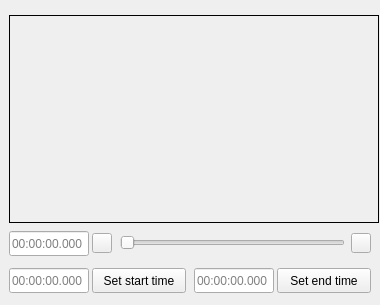
                 <widget class="QWidget" name="scrollAreaWidgetContents_4">
                  <property name="geometry">
                   <rect>
                    <x>0</x>
                    <y>0</y>
                    <width>380</width>
                    <height>305</height>
                   </rect>
                  </property>
                  <layout class="QGridLayout" name="gridLayout_35">
                   <property name="leftMargin">
                    <number>0</number>
                   </property>
                   <property name="topMargin">
                    <number>0</number>
                   </property>
                   <property name="rightMargin">
                    <number>0</number>
                   </property>
                   <property name="bottomMargin">
                    <number>0</number>
                   </property>
                   <property name="spacing">
                    <number>0</number>
                   </property>
                   <item row="0" column="0">
                    <widget class="QFrame" name="frameTab_4">
                     <property name="minimumSize">
                      <size>
                       <width>380</width>
                       <height>305</height>
                      </size>
                     </property>
                     <property name="maximumSize">
                      <size>
                       <width>3840</width>
                       <height>2160</height>
                      </size>
                     </property>
                     <property name="frameShape">
                      <enum>QFrame::NoFrame</enum>
                     </property>
                     <property name="frameShadow">
                      <enum>QFrame::Raised</enum>
                     </property>
                     <layout class="QGridLayout" name="gridLayout_20">
                      <property name="leftMargin">
                       <number>9</number>
                      </property>
                      <property name="topMargin">
                       <number>15</number>
                      </property>
                      <property name="rightMargin">
                       <number>9</number>
                      </property>
                      <property name="bottomMargin">
                       <number>12</number>
                      </property>
                      <item row="0" column="1">
                       <layout class="QGridLayout" name="gridLayout_19">
                        <property name="horizontalSpacing">
                         <number>8</number>
                        </property>
                        <property name="verticalSpacing">
                         <number>12</number>
                        </property>
                        <item row="2" column="0">
                         <widget class="QLineEdit" name="lineEditCurTime">
                          <property name="enabled">
                           <bool>true</bool>
                          </property>
                          <property name="sizePolicy">
                           <sizepolicy hsizetype="Fixed" vsizetype="Fixed">
                            <horstretch>0</horstretch>
                            <verstretch>0</verstretch>
                           </sizepolicy>
                          </property>
                          <property name="minimumSize">
                           <size>
                            <width>80</width>
                            <height>25</height>
                           </size>
                          </property>
                          <property name="maximumSize">
                           <size>
                            <width>80</width>
                            <height>25</height>
                           </size>
                          </property>
                          <property name="toolTip">
                           <string notr="true"/>
                          </property>
                          <property name="statusTip">
                           <string notr="true"/>
                          </property>
                          <property name="whatsThis">
                           <string notr="true"/>
                          </property>
                          <property name="accessibleName">
                           <string notr="true"/>
                          </property>
                          <property name="accessibleDescription">
                           <string notr="true"/>
                          </property>
                          <property name="text">
                           <string notr="true"/>
                          </property>
                          <property name="readOnly">
                           <bool>true</bool>
                          </property>
                          <property name="placeholderText">
                           <string notr="true">00:00:00.000</string>
                          </property>
                         </widget>
                        </item>
                        <item row="2" column="1">
                         <widget class="QPushButton" name="framePrev">
                          <property name="sizePolicy">
                           <sizepolicy hsizetype="Fixed" vsizetype="Fixed">
                            <horstretch>0</horstretch>
                            <verstretch>0</verstretch>
                           </sizepolicy>
                          </property>
                          <property name="minimumSize">
                           <size>
                            <width>20</width>
                            <height>20</height>
                           </size>
                          </property>
                          <property name="maximumSize">
                           <size>
                            <width>20</width>
                            <height>20</height>
                           </size>
                          </property>
                          <property name="toolTip">
                           <string>  Prev Frame</string>
                          </property>
                          <property name="text">
                           <string/>
                          </property>
                          <property name="flat">
                           <bool>false</bool>
                          </property>
                         </widget>
                        </item>
                        <item row="1" column="0" colspan="6" alignment="Qt::AlignHCenter|Qt::AlignVCenter">
                         <widget class="QLabel" name="labelSplitPreview">
                          <property name="sizePolicy">
                           <sizepolicy hsizetype="Expanding" vsizetype="Expanding">
                            <horstretch>0</horstretch>
                            <verstretch>0</verstretch>
                           </sizepolicy>
                          </property>
                          <property name="minimumSize">
                           <size>
                            <width>370</width>
                            <height>208</height>
                           </size>
                          </property>
                          <property name="maximumSize">
                           <size>
                            <width>370</width>
                            <height>208</height>
                           </size>
                          </property>
                          <property name="frameShape">
                           <enum>QFrame::Box</enum>
                          </property>
                          <property name="lineWidth">
                           <number>1</number>
                          </property>
                          <property name="text">
                           <string/>
                          </property>
                          <property name="alignment">
                           <set>Qt::AlignCenter</set>
                          </property>
                         </widget>
                        </item>
                        <item row="2" column="2" colspan="3" alignment="Qt::AlignHCenter">
                         <widget class="QSlider" name="sliderTimeline">
                          <property name="sizePolicy">
                           <sizepolicy hsizetype="Fixed" vsizetype="Fixed">
                            <horstretch>0</horstretch>
                            <verstretch>0</verstretch>
                           </sizepolicy>
                          </property>
                          <property name="minimumSize">
                           <size>
                            <width>225</width>
                            <height>0</height>
                           </size>
                          </property>
                          <property name="maximumSize">
                           <size>
                            <width>225</width>
                            <height>20</height>
                           </size>
                          </property>
                          <property name="baseSize">
                           <size>
                            <width>225</width>
                            <height>0</height>
                           </size>
                          </property>
                          <property name="maximum">
                           <number>0</number>
                          </property>
                          <property name="orientation">
                           <enum>Qt::Horizontal</enum>
                          </property>
                          <property name="tickPosition">
                           <enum>QSlider::NoTicks</enum>
                          </property>
                          <property name="tickInterval">
                           <number>5</number>
                          </property>
                         </widget>
                        </item>
                        <item row="2" column="5" alignment="Qt::AlignVCenter">
                         <widget class="QPushButton" name="frameNext">
                          <property name="sizePolicy">
                           <sizepolicy hsizetype="Fixed" vsizetype="Fixed">
                            <horstretch>0</horstretch>
                            <verstretch>0</verstretch>
                           </sizepolicy>
                          </property>
                          <property name="minimumSize">
                           <size>
                            <width>20</width>
                            <height>20</height>
                           </size>
                          </property>
                          <property name="maximumSize">
                           <size>
                            <width>20</width>
                            <height>20</height>
                           </size>
                          </property>
                          <property name="toolTip">
                           <string>Next Frame  </string>
                          </property>
                          <property name="text">
                           <string/>
                          </property>
                          <property name="flat">
                           <bool>false</bool>
                          </property>
                         </widget>
                        </item>
                        <item row="5" column="0">
                         <widget class="QLineEdit" name="lineEditStartTime">
                          <property name="enabled">
                           <bool>true</bool>
                          </property>
                          <property name="sizePolicy">
                           <sizepolicy hsizetype="Fixed" vsizetype="Fixed">
                            <horstretch>0</horstretch>
                            <verstretch>0</verstretch>
                           </sizepolicy>
                          </property>
                          <property name="minimumSize">
                           <size>
                            <width>80</width>
                            <height>25</height>
                           </size>
                          </property>
                          <property name="maximumSize">
                           <size>
                            <width>80</width>
                            <height>25</height>
                           </size>
                          </property>
                          <property name="text">
                           <string notr="true"/>
                          </property>
                          <property name="readOnly">
                           <bool>true</bool>
                          </property>
                          <property name="placeholderText">
                           <string notr="true">00:00:00.000</string>
                          </property>
                         </widget>
                        </item>
                        <item row="5" column="3">
                         <widget class="QLineEdit" name="lineEditEndTime">
                          <property name="enabled">
                           <bool>true</bool>
                          </property>
                          <property name="sizePolicy">
                           <sizepolicy hsizetype="Fixed" vsizetype="Fixed">
                            <horstretch>0</horstretch>
                            <verstretch>0</verstretch>
                           </sizepolicy>
                          </property>
                          <property name="minimumSize">
                           <size>
                            <width>80</width>
                            <height>25</height>
                           </size>
                          </property>
                          <property name="maximumSize">
                           <size>
                            <width>80</width>
                            <height>25</height>
                           </size>
                          </property>
                          <property name="text">
                           <string notr="true"/>
                          </property>
                          <property name="readOnly">
                           <bool>true</bool>
                          </property>
                          <property name="placeholderText">
                           <string notr="true">00:00:00.000</string>
                          </property>
                         </widget>
                        </item>
                        <item row="5" column="1" colspan="2">
                         <widget class="QPushButton" name="setStartTime">
                          <property name="sizePolicy">
                           <sizepolicy hsizetype="Fixed" vsizetype="Fixed">
                            <horstretch>0</horstretch>
                            <verstretch>0</verstretch>
                           </sizepolicy>
                          </property>
                          <property name="minimumSize">
                           <size>
                            <width>94</width>
                            <height>25</height>
                           </size>
                          </property>
                          <property name="maximumSize">
                           <size>
                            <width>94</width>
                            <height>25</height>
                           </size>
                          </property>
                          <property name="text">
                           <string>Set start time</string>
                          </property>
                          <property name="flat">
                           <bool>false</bool>
                          </property>
                         </widget>
                        </item>
                        <item row="5" column="4" colspan="2">
                         <widget class="QPushButton" name="setEndTime">
                          <property name="sizePolicy">
                           <sizepolicy hsizetype="Fixed" vsizetype="Fixed">
                            <horstretch>0</horstretch>
                            <verstretch>0</verstretch>
                           </sizepolicy>
                          </property>
                          <property name="minimumSize">
                           <size>
                            <width>94</width>
                            <height>25</height>
                           </size>
                          </property>
                          <property name="maximumSize">
                           <size>
                            <width>94</width>
                            <height>25</height>
                           </size>
                          </property>
                          <property name="text">
                           <string>Set end time</string>
                          </property>
                          <property name="flat">
                           <bool>false</bool>
                          </property>
                         </widget>
                        </item>
                       </layout>
                      </item>
                      <item row="0" column="0">
                       <spacer name="horizontalSpacer_3">
                        <property name="orientation">
                         <enum>Qt::Horizontal</enum>
                        </property>
                        <property name="sizeHint" stdset="0">
                         <size>
                          <width>40</width>
                          <height>20</height>
                         </size>
                        </property>
                       </spacer>
                      </item>
                      <item row="0" column="2">
                       <spacer name="horizontalSpacer_20">
                        <property name="orientation">
                         <enum>Qt::Horizontal</enum>
                        </property>
                        <property name="sizeHint" stdset="0">
                         <size>
                          <width>40</width>
                          <height>20</height>
                         </size>
                        </property>
                       </spacer>
                      </item>
                      <item row="1" column="1">
                       <spacer name="verticalSpacer_4">
                        <property name="orientation">
                         <enum>Qt::Vertical</enum>
                        </property>
                        <property name="sizeType">
                         <enum>QSizePolicy::Expanding</enum>
                        </property>
                        <property name="sizeHint" stdset="0">
                         <size>
                          <width>20</width>
                          <height>40</height>
                         </size>
                        </property>
                       </spacer>
                      </item>
                     </layout>
                    </widget>
                   </item>
                  </layout>
                 </widget>
